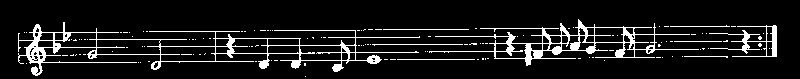
%> input picture bright_threshold/stave9.png, 800 x 79 px
$ octave test.m   (GNU Octave 9; MATLAB toolbox functions it lacks are replaced by stand-ins)
%> lines starting %> are read from the running program, lines starting %| are printed output that depends on the picture; in (x1, y1, x2, y2) boxes, pixels count from 0 and x2, y2 are one past the last pixel; in counts of white or black regions, pixels touching at a corner belong together; the program's own positions count from 1
img = imread('stave9.png');
%> img is the input picture: size 79x800 uint8; 9.6% white in thin lines or dots, all inside (x1, y1, x2, y2) = (18, 19, 777, 77)

[H, W, ~] = size(img);
%> H = 79; W = 800
lines_count = ceil(H/10); % Magic number
%> lines_count = 8

se = strel('line',W/50,0); % Magic number
erodedBW = imerode(img,se);
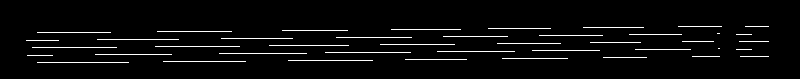
%> erodedBW: size 79x800 uint8; 3.8% white in thin lines or dots, all inside (x1, y1, x2, y2) = (26, 26, 769, 63)
img = img - erodedBW;
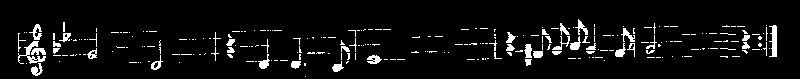
%> img: size 79x800 uint8; 5.7% white; 259 white regions (212 under 20 px), largest, box (x1, y1, x2, y2) and area: (18, 41, 46, 64) 192, (769, 25, 777, 57) 170, (29, 24, 42, 40) 93

figure(1); imshow(erodedBW);

figure(2); imshow(img);

figure(3); imshow(medfilt2(img, [3 1])); %check filter
%> after `imshow(medfilt2(img, [3 1]))`:
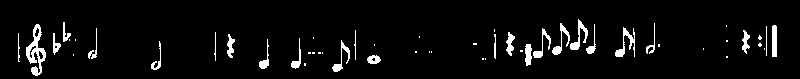
%> displayed picture: size 79x800, on the screen's scale of 0 to 255; 4.6% white; 52 white regions (27 under 20 px), largest, box (x1, y1, x2, y2) and area: (26, 24, 46, 76) 436, (615, 27, 635, 57) 207, (570, 19, 588, 50) 181

% [21 lines of commented-out code are left out]

$ run again, with bright_threshold/stave1.png copied over bright_threshold/stave9.png
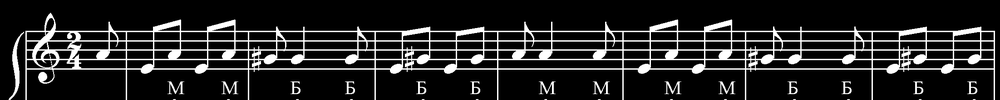
%> input picture bright_threshold/stave1.png, 1000 x 100 px, shrunk from 2203 x 221 before the run
%> img is the input picture: size 100x1000 uint8; min 0, max 255, mean 36.6
%> `erodedBW = imerode(img,se);`:
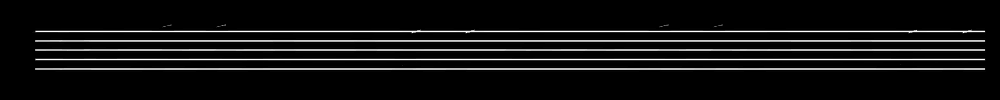
%> erodedBW: size 100x1000 uint8; min 0, max 255, mean 17.5
%> `imshow(medfilt2(img, [3 1]))`:
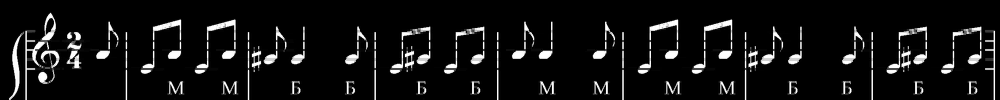
%> displayed picture: size 100x1000, on the screen's scale of 0 to 255; min 0, max 255, mean 18.9

$ run again, with bright_threshold/stave2.png copied over bright_threshold/stave9.png
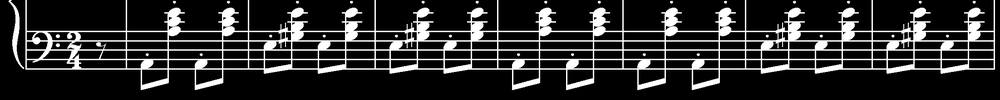
%> input picture bright_threshold/stave2.png, 1000 x 100 px, shrunk from 2203 x 221 before the run
%> img is the input picture: size 100x1000 uint8; min 0, max 255, mean 44
%> `erodedBW = imerode(img,se);`:
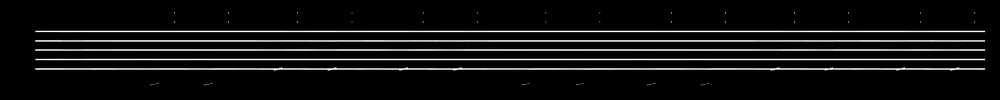
%> erodedBW: size 100x1000 uint8; min 0, max 255, mean 17.5
%> `imshow(medfilt2(img, [3 1]))`:
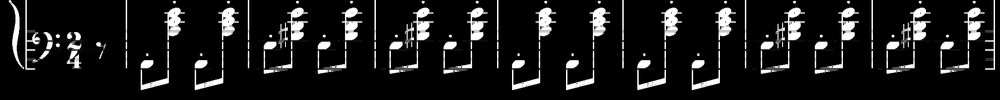
%> displayed picture: size 100x1000, on the screen's scale of 0 to 255; min 0, max 255, mean 26.4

$ run again, with bright_threshold/stave3.png copied over bright_threshold/stave9.png
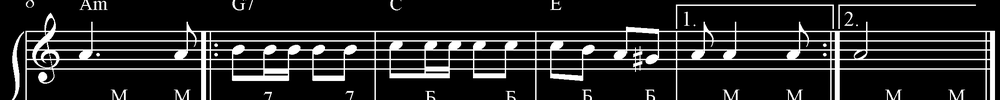
%> input picture bright_threshold/stave3.png, 1000 x 100 px, shrunk from 2203 x 221 before the run
%> img is the input picture: size 100x1000 uint8; min 0, max 255, mean 37.3
%> `erodedBW = imerode(img,se);`:
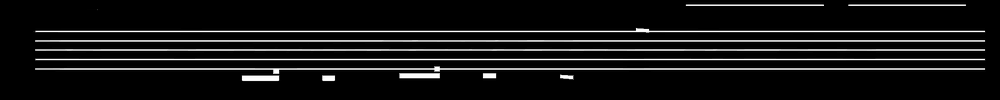
%> erodedBW: size 100x1000 uint8; min 0, max 255, mean 20.1
%> `imshow(medfilt2(img, [3 1]))`:
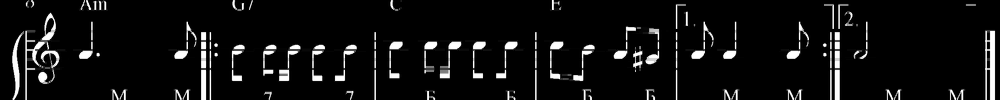
%> displayed picture: size 100x1000, on the screen's scale of 0 to 255; min 0, max 255, mean 16.8
